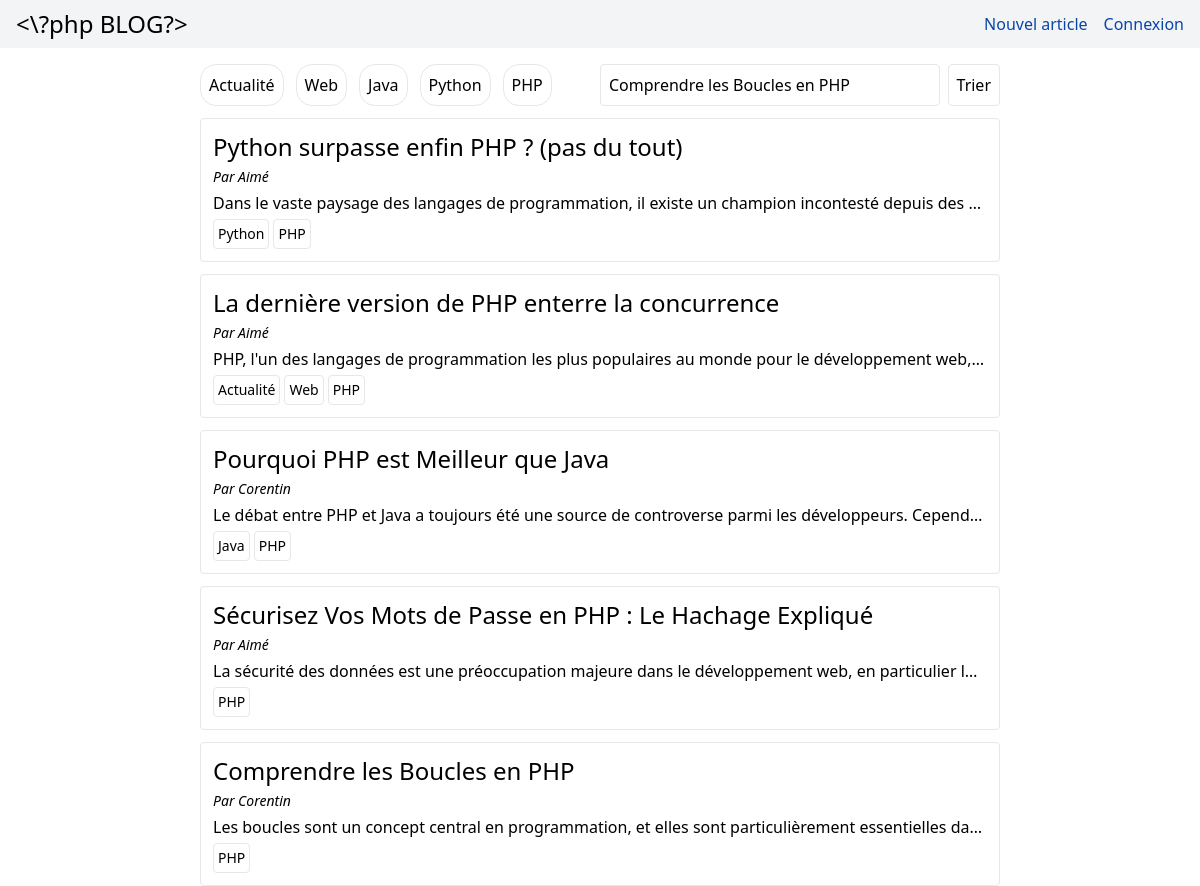
Screenshot of /index.php?recherche=Comprendre les Boucles en PHP with the database file from the repository.
### tables this page shows
CREATE TABLE IF NOT EXISTS `categorie` (
  `id` int NOT NULL AUTO_INCREMENT,
  `nom` varchar(20) NOT NULL,
  PRIMARY KEY (`id`)
);

CREATE TABLE IF NOT EXISTS `article` (
  `id` int NOT NULL AUTO_INCREMENT,
  `titre` varchar(100) NOT NULL,
  `description` text NOT NULL,
  `id_user` int NOT NULL,
  PRIMARY KEY (`id`)
);

CREATE TABLE IF NOT EXISTS `user` (
  `id` int NOT NULL AUTO_INCREMENT,
  `email` text NOT NULL,
  `pseudo` varchar(20) DEFAULT '',
  `mdp` varchar(300) NOT NULL,
  `admin` tinyint(1) NOT NULL,
  PRIMARY KEY (`id`)
);

### traitement/sql.php (called while the page is built, shortened)
<?php
  function get_user_by_id($id) {
    require "config.php";
    $sql = $connexion->prepare("SELECT * FROM user WHERE id=?");
    $sql->execute([$id]);
    $row = $sql->fetch(PDO::FETCH_ASSOC);
    if ($row) {
        return $row;
    } else {
        return false;
    }
  }
  function get_articles() {
    require "config.php";
    $sql = "SELECT * FROM article ORDER BY id DESC";
    $rows = $connexion->query($sql);
    if($rows) {
      return $rows;
    } else {
      return false;
    }
  }
function get_categories() {
  require "config.php";
  $sql = "SELECT * FROM categorie";
  $rows = $connexion->query($sql);
  if($rows) {
    return $rows;
  } else {
    return false;
  }
}
function get_categories_from_article($id_article) {
  require "config.php";
  $sql = "SELECT c.* FROM categorie c JOIN lien_categorie_article l ON c.id=l.id_categorie WHERE l.id_article=".$id_article;
  $rows = $connexion->query($sql);
  if($rows) {
    return $rows;
  } else {
    return false;
  }
}
?>

### index.php (the view, shortened to what this page needs)
<?php
  require "./structure/header.php";
  require "./traitement/sql.php";
?>
<div class="flex flex-col gap-3 items-center">
  <div class="w-8/12">
    <form class="flex justify-between gap-2" method="GET" role="search" aria-label="formulaire de recherche">
        <fieldset id="categories" class="flex flex-wrap gap-3" aria-labelledby="category-label">
            <?php
            $categories = get_categories();
            if($categories!==false) {
                foreach($categories as $categorie) {
                    if(isset($_GET['categories']) && in_array($categorie['id'], $_GET['categories'])) {
                        $checked = "checked";
                    } else {
                        $checked = "";
                    }
                    echo "<input type='checkbox' name='categories[]' value='". $categorie['id'] ."' id='". $categorie['nom'] ."' class='hidden' ".$checked." aria-labelledby='category-label'/>
          <label for='". $categorie['nom'] ."' class='border rounded-2xl p-2 select-none transition-all duration-200 flex justify-center items-center hover:bg-blue-100 hover:cursor-pointer'>". $categorie['nom'] ."</label>";
                }
            } else {
                echo "<p class='text-red-500'>Erreur dans le chargement des catégories</p>";
            }
            ?>
        </fieldset>
        <div class="flex justify-end gap-2 w-1/2">
            <?php
            if(isset($_GET['recherche'])) {
                $titre = $_GET['recherche'];
            } else {
                $titre = "";
            }
            ?>
            <input type="text" name="recherche" class="border w-full rounded h-fit p-2 self-center" placeholder="Auteur, titre" value="<?php echo $titre ?>" aria-label="Recherche par auteur, titre, contenu..."/>
            <button type="submit" class="border h-fit p-2 self-center rounded" aria-label="Submit button">Trier</button>
        </div>
    </form>
</div>
  <?php
    if(isset($_GET['categories']) && isset($_GET['titre'])) {
      $articles = get_articles_from_categories_and_titre_and_auteur($_GET['categories'], $_GET['recherche']);
    } else if(isset($_GET['categories'])) {
      $articles = get_articles_from_categories_and_titre_and_auteur($_GET['categories'], "");
    } else if(isset($_GET['titre'])) {
      $articles = get_articles_from_categories_and_titre_and_auteur([], $_GET['titre']);
    } else {
      $articles = get_articles();
    }
    foreach($articles as $article) {
      $url = "/pages/article.php?id=".$article['id'];
      echo "<a href=$url class='w-8/12 rounded border p-3 flex flex-col gap-1 hover:border-blue-500'>
        <div class='flex justify-between'>
        <h2 class='text-2xl'>".$article['titre']."</h2>";
      echo "</div><p class='italic text-sm'>Par ";
      $user = get_user_by_id($article['id_user']);
      if(!empty($user['pseudo'])) {
        echo $user['pseudo'];
      } else {
        echo $user['email'];
      }
      echo "</p>
        <p class='overflow-hidden whitespace-nowrap text-ellipsis'>".$article['description']."</p>";
      $categories = get_categories_from_article($article['id']);
      if($categories!==false) {
        echo "<div class='flex gap-1'>";
        foreach($categories as $categorie) {
          echo "<div class='border text-sm w-fit p-1 rounded'>".$categorie['nom']."</div>";
        }
        echo "</div>";
      }
      echo "</a>";
    }
  ?>
</div>
<?php require("./structure/footer.php"); ?>

### rows the page displays
categorie: nom "Actualité"
categorie: nom "Web"
categorie: nom "Java"
categorie: nom "Python"
categorie: nom "PHP"
article: titre "Python surpasse enfin PHP ? (pas du tout)", id_user.pseudo "Aimé", description "Dans le vaste paysage des langages de programmation, il existe un champion incontesté depuis des…"
article: titre "La dernière version de PHP enterre la concurrence", id_user.pseudo "Aimé", description "PHP, l'un des langages de programmation les plus populaires au monde pour le développement web,…"
article: titre "Pourquoi PHP est Meilleur que Java", id_user.pseudo "Corentin", description "Le débat entre PHP et Java a toujours été une source de controverse parmi les développeurs. Cepend…"
article: titre "Sécurisez Vos Mots de Passe en PHP : Le Hachage Expliqué", id_user.pseudo "Aimé", description "La sécurité des données est une préoccupation majeure dans le développement web, en particulier l…"
article: titre "Comprendre les Boucles en PHP", id_user.pseudo "Corentin", description "Les boucles sont un concept central en programmation, et elles sont particulièrement essentielles da…"
